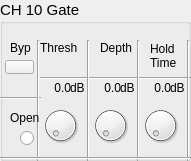
  <widget class="QGroupBox" name="groupBox_10">
   <property name="geometry">
    <rect>
     <x>290</x>
     <y>350</y>
     <width>191</width>
     <height>161</height>
    </rect>
   </property>
   <property name="font">
    <font>
     <pointsize>11</pointsize>
    </font>
   </property>
   <property name="title">
    <string>CH 10 Gate</string>
   </property>
   <widget class="QLabel" name="label_100">
    <property name="geometry">
     <rect>
      <x>10</x>
      <y>40</y>
      <width>21</width>
      <height>16</height>
     </rect>
    </property>
    <property name="font">
     <font>
      <pointsize>9</pointsize>
     </font>
    </property>
    <property name="text">
     <string>Byp</string>
    </property>
   </widget>
   <widget class="QLabel" name="label_101">
    <property name="geometry">
     <rect>
      <x>40</x>
      <y>40</y>
      <width>41</width>
      <height>16</height>
     </rect>
    </property>
    <property name="font">
     <font>
      <pointsize>9</pointsize>
     </font>
    </property>
    <property name="text">
     <string>Thresh</string>
    </property>
   </widget>
   <widget class="QLabel" name="label_102">
    <property name="geometry">
     <rect>
      <x>100</x>
      <y>40</y>
      <width>41</width>
      <height>16</height>
     </rect>
    </property>
    <property name="font">
     <font>
      <pointsize>9</pointsize>
     </font>
    </property>
    <property name="text">
     <string>Depth</string>
    </property>
   </widget>
   <widget class="QLabel" name="label_103">
    <property name="geometry">
     <rect>
      <x>150</x>
      <y>40</y>
      <width>31</width>
      <height>31</height>
     </rect>
    </property>
    <property name="font">
     <font>
      <pointsize>9</pointsize>
     </font>
    </property>
    <property name="text">
     <string>Hold
Time</string>
    </property>
   </widget>
   <widget class="Line" name="line_64">
    <property name="geometry">
     <rect>
      <x>40</x>
      <y>70</y>
      <width>151</width>
      <height>16</height>
     </rect>
    </property>
    <property name="orientation">
     <enum>Qt::Horizontal</enum>
    </property>
   </widget>
   <widget class="Line" name="line_65">
    <property name="geometry">
     <rect>
      <x>0</x>
      <y>90</y>
      <width>41</width>
      <height>16</height>
     </rect>
    </property>
    <property name="orientation">
     <enum>Qt::Horizontal</enum>
    </property>
   </widget>
   <widget class="Line" name="line_66">
    <property name="geometry">
     <rect>
      <x>30</x>
      <y>40</y>
      <width>16</width>
      <height>121</height>
     </rect>
    </property>
    <property name="orientation">
     <enum>Qt::Vertical</enum>
    </property>
   </widget>
   <widget class="Line" name="line_67">
    <property name="geometry">
     <rect>
      <x>80</x>
      <y>40</y>
      <width>16</width>
      <height>121</height>
     </rect>
    </property>
    <property name="orientation">
     <enum>Qt::Vertical</enum>
    </property>
   </widget>
   <widget class="Line" name="line_68">
    <property name="geometry">
     <rect>
      <x>130</x>
      <y>40</y>
      <width>16</width>
      <height>121</height>
     </rect>
    </property>
    <property name="orientation">
     <enum>Qt::Vertical</enum>
    </property>
   </widget>
   <widget class="Line" name="line_69">
    <property name="geometry">
     <rect>
      <x>180</x>
      <y>40</y>
      <width>16</width>
      <height>121</height>
     </rect>
    </property>
    <property name="orientation">
     <enum>Qt::Vertical</enum>
    </property>
   </widget>
   <widget class="OIDDial" name="dial_28">
    <property name="geometry">
     <rect>
      <x>40</x>
      <y>100</y>
      <width>41</width>
      <height>51</height>
     </rect>
    </property>
   </widget>
   <widget class="OIDDial" name="dial_29">
    <property name="geometry">
     <rect>
      <x>90</x>
      <y>100</y>
      <width>41</width>
      <height>51</height>
     </rect>
    </property>
   </widget>
   <widget class="OIDDial" name="dial_30">
    <property name="geometry">
     <rect>
      <x>140</x>
      <y>100</y>
      <width>41</width>
      <height>51</height>
     </rect>
    </property>
   </widget>
   <widget class="Line" name="line_70">
    <property name="geometry">
     <rect>
      <x>0</x>
      <y>150</y>
      <width>191</width>
      <height>16</height>
     </rect>
    </property>
    <property name="orientation">
     <enum>Qt::Horizontal</enum>
    </property>
   </widget>
   <widget class="QLabel" name="label_104">
    <property name="geometry">
     <rect>
      <x>70</x>
      <y>80</y>
      <width>16</width>
      <height>16</height>
     </rect>
    </property>
    <property name="font">
     <font>
      <pointsize>9</pointsize>
     </font>
    </property>
    <property name="text">
     <string>dB</string>
    </property>
   </widget>
   <widget class="QLabel" name="label_105">
    <property name="geometry">
     <rect>
      <x>120</x>
      <y>80</y>
      <width>16</width>
      <height>16</height>
     </rect>
    </property>
    <property name="font">
     <font>
      <pointsize>9</pointsize>
     </font>
    </property>
    <property name="text">
     <string>dB</string>
    </property>
   </widget>
   <widget class="QLabel" name="label_106">
    <property name="geometry">
     <rect>
      <x>170</x>
      <y>80</y>
      <width>16</width>
      <height>16</height>
     </rect>
    </property>
    <property name="font">
     <font>
      <pointsize>9</pointsize>
     </font>
    </property>
    <property name="text">
     <string>dB</string>
    </property>
   </widget>
   <widget class="QLabel" name="ls28">
    <property name="geometry">
     <rect>
      <x>40</x>
      <y>80</y>
      <width>31</width>
      <height>16</height>
     </rect>
    </property>
    <property name="font">
     <font>
      <pointsize>9</pointsize>
     </font>
    </property>
    <property name="text">
     <string>0.0</string>
    </property>
    <property name="alignment">
     <set>Qt::AlignRight|Qt::AlignTrailing|Qt::AlignVCenter</set>
    </property>
   </widget>
   <widget class="QLabel" name="ls29">
    <property name="geometry">
     <rect>
      <x>90</x>
      <y>80</y>
      <width>31</width>
      <height>16</height>
     </rect>
    </property>
    <property name="font">
     <font>
      <pointsize>9</pointsize>
     </font>
    </property>
    <property name="text">
     <string>0.0</string>
    </property>
    <property name="alignment">
     <set>Qt::AlignRight|Qt::AlignTrailing|Qt::AlignVCenter</set>
    </property>
   </widget>
   <widget class="QLabel" name="ls30">
    <property name="geometry">
     <rect>
      <x>140</x>
      <y>80</y>
      <width>31</width>
      <height>16</height>
     </rect>
    </property>
    <property name="font">
     <font>
      <pointsize>9</pointsize>
     </font>
    </property>
    <property name="text">
     <string>0.0</string>
    </property>
    <property name="alignment">
     <set>Qt::AlignRight|Qt::AlignTrailing|Qt::AlignVCenter</set>
    </property>
   </widget>
   <widget class="QLabel" name="label_110">
    <property name="geometry">
     <rect>
      <x>10</x>
      <y>110</y>
      <width>31</width>
      <height>16</height>
     </rect>
    </property>
    <property name="font">
     <font>
      <pointsize>9</pointsize>
     </font>
    </property>
    <property name="text">
     <string>Open</string>
    </property>
   </widget>
   <widget class="QRadioButton" name="radioButton_10">
    <property name="geometry">
     <rect>
      <x>20</x>
      <y>130</y>
      <width>16</width>
      <height>16</height>
     </rect>
    </property>
    <property name="text">
     <string/>
    </property>
   </widget>
   <widget class="OIDStatePushBtn" name="bypass10">
    <property name="geometry">
     <rect>
      <x>5</x>
      <y>60</y>
      <width>29</width>
      <height>14</height>
     </rect>
    </property>
    <property name="text">
     <string/>
    </property>
    <property name="checkable">
     <bool>true</bool>
    </property>
   </widget>
  </widget>
